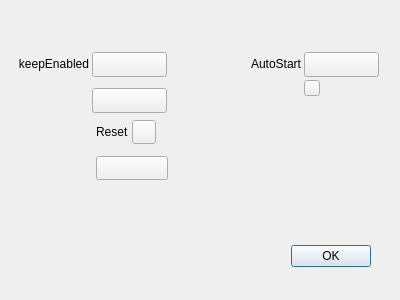
<?xml version="1.0" encoding="UTF-8"?>
<ui version="4.0">
 <class>TestDialog</class>
 <widget class="QDialog" name="TestDialog">
  <property name="geometry">
   <rect>
    <x>0</x>
    <y>0</y>
    <width>400</width>
    <height>300</height>
   </rect>
  </property>
  <property name="windowTitle">
   <string>Dialog</string>
  </property>
  <widget class="QDialogButtonBox" name="buttonBox">
   <property name="geometry">
    <rect>
     <x>30</x>
     <y>240</y>
     <width>341</width>
     <height>32</height>
    </rect>
   </property>
   <property name="orientation">
    <enum>Qt::Horizontal</enum>
   </property>
   <property name="standardButtons">
    <set>QDialogButtonBox::Ok</set>
   </property>
  </widget>
  <widget class="TButton" name="tbutton">
   <property name="geometry">
    <rect>
     <x>92</x>
     <y>52</y>
     <width>75</width>
     <height>25</height>
    </rect>
   </property>
   <property name="variable" stdset="0">
    <string>$(P):BO:$(R):CH1:MOT:ENABL</string>
   </property>
   <property name="variableSubstitutions" stdset="0">
    <string>P=CHA,R=2531-1-2</string>
   </property>
   <property name="subscribe">
    <bool>true</bool>
   </property>
   <property name="useTextColor">
    <bool>true</bool>
   </property>
   <property name="textOnClick" stdset="0">
    <bool>true</bool>
   </property>
   <property name="onText">
    <string>Yes</string>
   </property>
   <property name="offText">
    <string>Not</string>
   </property>
  </widget>
  <widget class="TButton" name="tbutton_2">
   <property name="geometry">
    <rect>
     <x>304</x>
     <y>52</y>
     <width>75</width>
     <height>25</height>
    </rect>
   </property>
   <property name="variable" stdset="0">
    <string>$(P):LO:SC:$(R):CBYTE</string>
   </property>
   <property name="variableSubstitutions" stdset="0">
    <string>P=CHA,R=2531-1-2</string>
   </property>
   <property name="subscribe">
    <bool>true</bool>
   </property>
   <property name="useTextColor">
    <bool>true</bool>
   </property>
   <property name="textOnClick" stdset="0">
    <bool>false</bool>
   </property>
   <property name="onText">
    <string>Yes</string>
   </property>
   <property name="offText">
    <string>Not</string>
   </property>
   <property name="bitNumber" stdset="0">
    <UInt>4</UInt>
   </property>
  </widget>
  <widget class="QLabel" name="label">
   <property name="geometry">
    <rect>
     <x>240</x>
     <y>56</y>
     <width>61</width>
     <height>16</height>
    </rect>
   </property>
   <property name="text">
    <string>AutoStart</string>
   </property>
   <property name="alignment">
    <set>Qt::AlignRight|Qt::AlignTrailing|Qt::AlignVCenter</set>
   </property>
  </widget>
  <widget class="QLabel" name="label_2">
   <property name="geometry">
    <rect>
     <x>4</x>
     <y>56</y>
     <width>85</width>
     <height>16</height>
    </rect>
   </property>
   <property name="text">
    <string>keepEnabled</string>
   </property>
   <property name="alignment">
    <set>Qt::AlignRight|Qt::AlignTrailing|Qt::AlignVCenter</set>
   </property>
  </widget>
  <widget class="TButton" name="tbutton_3">
   <property name="geometry">
    <rect>
     <x>304</x>
     <y>80</y>
     <width>16</width>
     <height>16</height>
    </rect>
   </property>
   <property name="variable" stdset="0">
    <string>$(P):LO:SC:$(R):CBYTE</string>
   </property>
   <property name="variableSubstitutions" stdset="0">
    <string>P=CHA,R=2531-1-2</string>
   </property>
   <property name="subscribe">
    <bool>true</bool>
   </property>
   <property name="AlarmEnable" stdset="0">
    <bool>false</bool>
   </property>
   <property name="textOnClick" stdset="0">
    <bool>false</bool>
   </property>
   <property name="onText">
    <string>Yes</string>
   </property>
   <property name="offText">
    <string>Not</string>
   </property>
   <property name="showLabel">
    <bool>false</bool>
   </property>
   <property name="bitNumber" stdset="0">
    <UInt>4</UInt>
   </property>
  </widget>
  <widget class="PButton" name="pbutton">
   <property name="geometry">
    <rect>
     <x>92</x>
     <y>88</y>
     <width>75</width>
     <height>25</height>
    </rect>
   </property>
   <property name="variable" stdset="0">
    <string>$(P):BO:$(R):CH1:GO:POS</string>
   </property>
   <property name="variableSubstitutions" stdset="0">
    <string>P=CHA,R=2531-1-2</string>
   </property>
   <property name="subscribe">
    <bool>true</bool>
   </property>
   <property name="useTextColor">
    <bool>true</bool>
   </property>
   <property name="writeOnRelease">
    <bool>true</bool>
   </property>
   <property name="pressText">
    <string>Yes</string>
   </property>
   <property name="releaseText">
    <string>Not</string>
   </property>
   <property name="literalLabel">
    <bool>true</bool>
   </property>
   <property name="onLabel">
    <string>GO</string>
   </property>
   <property name="offLabel">
    <string>GO</string>
   </property>
  </widget>
  <widget class="PButton" name="pbutton_2">
   <property name="geometry">
    <rect>
     <x>132</x>
     <y>120</y>
     <width>24</width>
     <height>24</height>
    </rect>
   </property>
   <property name="variable" stdset="0">
    <string>$(P):LO:SC:$(R):CBYTE</string>
   </property>
   <property name="variableSubstitutions" stdset="0">
    <string>P=CHA,R=2531-1-2</string>
   </property>
   <property name="subscribe">
    <bool>true</bool>
   </property>
   <property name="useTextColor">
    <bool>false</bool>
   </property>
   <property name="writeOnPress">
    <bool>false</bool>
   </property>
   <property name="writeOnRelease">
    <bool>false</bool>
   </property>
   <property name="pressText">
    <string>Yes</string>
   </property>
   <property name="releaseText">
    <string>Not</string>
   </property>
   <property name="showLabel">
    <bool>false</bool>
   </property>
   <property name="literalLabel">
    <bool>true</bool>
   </property>
   <property name="onLabel">
    <string/>
   </property>
   <property name="offLabel">
    <string/>
   </property>
   <property name="bitNumber" stdset="0">
    <UInt>6</UInt>
   </property>
  </widget>
  <widget class="QLabel" name="label_3">
   <property name="geometry">
    <rect>
     <x>96</x>
     <y>124</y>
     <width>37</width>
     <height>15</height>
    </rect>
   </property>
   <property name="text">
    <string>Reset</string>
   </property>
  </widget>
  <widget class="PButton" name="pbutton_3">
   <property name="geometry">
    <rect>
     <x>96</x>
     <y>156</y>
     <width>72</width>
     <height>24</height>
    </rect>
   </property>
   <property name="variable" stdset="0">
    <string>$(P):LO:SC:$(R):CBYTE</string>
   </property>
   <property name="variableSubstitutions" stdset="0">
    <string>P=CHA,R=2531-1-2</string>
   </property>
   <property name="subscribe">
    <bool>true</bool>
   </property>
   <property name="useTextColor">
    <bool>true</bool>
   </property>
   <property name="writeOnPress">
    <bool>false</bool>
   </property>
   <property name="writeOnRelease">
    <bool>false</bool>
   </property>
   <property name="pressText">
    <string/>
   </property>
   <property name="releaseText">
    <string/>
   </property>
   <property name="showLabel">
    <bool>true</bool>
   </property>
   <property name="literalLabel">
    <bool>true</bool>
   </property>
   <property name="onLabel">
    <string>Reset</string>
   </property>
   <property name="offLabel">
    <string>Reset</string>
   </property>
   <property name="bitNumber" stdset="0">
    <UInt>6</UInt>
   </property>
  </widget>
 </widget>
 <customwidgets>
  <customwidget>
   <class>PButton</class>
   <extends>QPushButton</extends>
   <header>pbutton.h</header>
  </customwidget>
  <customwidget>
   <class>TButton</class>
   <extends>QPushButton</extends>
   <header>tbutton.h</header>
  </customwidget>
 </customwidgets>
 <resources/>
 <connections>
  <connection>
   <sender>buttonBox</sender>
   <signal>accepted()</signal>
   <receiver>TestDialog</receiver>
   <slot>accept()</slot>
   <hints>
    <hint type="sourcelabel">
     <x>248</x>
     <y>254</y>
    </hint>
    <hint type="destinationlabel">
     <x>157</x>
     <y>274</y>
    </hint>
   </hints>
  </connection>
  <connection>
   <sender>buttonBox</sender>
   <signal>rejected()</signal>
   <receiver>TestDialog</receiver>
   <slot>reject()</slot>
   <hints>
    <hint type="sourcelabel">
     <x>316</x>
     <y>260</y>
    </hint>
    <hint type="destinationlabel">
     <x>286</x>
     <y>274</y>
    </hint>
   </hints>
  </connection>
 </connections>
</ui>
